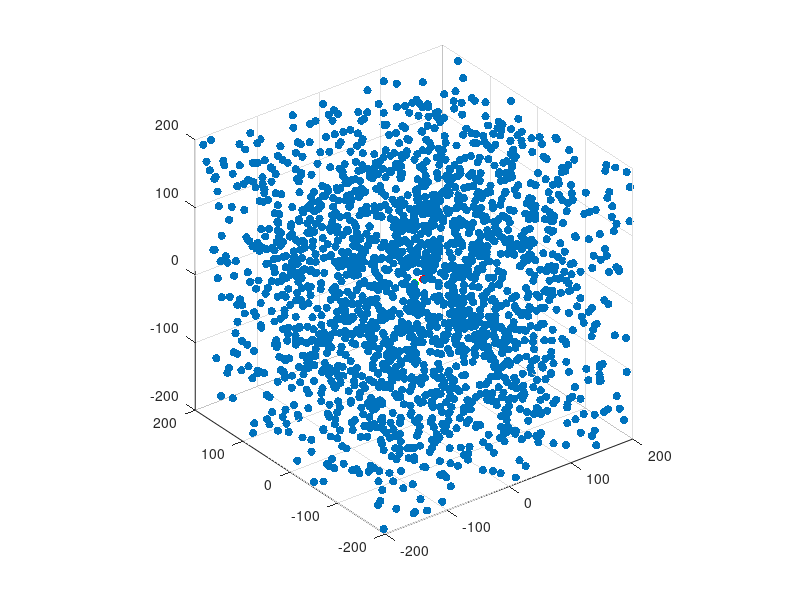

MATLAB code for this plot:
clc;
clear;
close all;

%input
pt_cloud = randi([-200,200],2000,3);
input_pt = [5,5,5];

scatter3(pt_cloud(:,1),pt_cloud(:,2),pt_cloud(:,3),'filled')
daspect([1 1 1]);
closest_pt = norm(input_pt-pt_cloud(1,:));
%brute force
for i = 2:size(pt_cloud)
    if norm(input_pt-pt_cloud(i,:))<norm(input_pt-closest_pt)
        closest_pt = pt_cloud(i,:);
    end
end
hold on;
scatter3(closest_pt(1),closest_pt(2),closest_pt(3),'y','filled')
closest_pt
norm(closest_pt-input_pt)

centroid = mean(pt_cloud);
store_pt_cloud = {[],[],[],[],[],[],[],[]};

for i = 1:size(pt_cloud)
   if pt_cloud(i,1)>=centroid(1,1) && pt_cloud(i,2)>=centroid(1,2) && pt_cloud(i,3)>=centroid(1,3) 
        store_pt_cloud{1,1} = [store_pt_cloud{1,1};pt_cloud(i,:)];
   elseif pt_cloud(i,1)<=centroid(1,1) && pt_cloud(i,2)>=centroid(1,2) && pt_cloud(i,3)>=centroid(1,3) 
        store_pt_cloud{1,2} = [store_pt_cloud{1,2};pt_cloud(i,:)];
   elseif pt_cloud(i,1)>=centroid(1,1) && pt_cloud(i,2)<=centroid(1,2) && pt_cloud(i,3)>=centroid(1,3) 
        store_pt_cloud{1,3} = [store_pt_cloud{1,3};pt_cloud(i,:)];
   elseif pt_cloud(i,1)>=centroid(1,1) && pt_cloud(i,2)>=centroid(1,2) && pt_cloud(i,3)<=centroid(1,3) 
        store_pt_cloud{1,4} = [store_pt_cloud{1,4};pt_cloud(i,:)];
   elseif pt_cloud(i,1)<=centroid(1,1) && pt_cloud(i,2)<=centroid(1,2) && pt_cloud(i,3)>=centroid(1,3) 
        store_pt_cloud{1,5} = [store_pt_cloud{1,5};pt_cloud(i,:)];
   elseif pt_cloud(i,1)<=centroid(1,1) && pt_cloud(i,2)>=centroid(1,2) && pt_cloud(i,3)<=centroid(1,3) 
        store_pt_cloud{1,6} = [store_pt_cloud{1,6};pt_cloud(i,:)];
   elseif pt_cloud(i,1)>=centroid(1,1) && pt_cloud(i,2)<=centroid(1,2) && pt_cloud(i,3)<=centroid(1,3) 
        store_pt_cloud{1,7} = [store_pt_cloud{1,7};pt_cloud(i,:)];
   else 
        store_pt_cloud{1,8} = [store_pt_cloud{1,8};pt_cloud(i,:)];
   end
end

%%region_selection
norm_vals = [norm(input_pt-mean(store_pt_cloud{1,1}));
            norm(input_pt-mean(store_pt_cloud{1,2}));
            norm(input_pt-mean(store_pt_cloud{1,3}));
            norm(input_pt-mean(store_pt_cloud{1,4}));
            norm(input_pt-mean(store_pt_cloud{1,5}));
            norm(input_pt-mean(store_pt_cloud{1,6}));
            norm(input_pt-mean(store_pt_cloud{1,7}));
            norm(input_pt-mean(store_pt_cloud{1,8}))];

min_norm_val = find(norm_vals==min(norm_vals));
closer_region = store_pt_cloud{min_norm_val};

closest_pt = closer_region(1,:);
for i = 2:size(closer_region,1)
    if norm(input_pt-closer_region(i,:))<norm(input_pt-closest_pt)
        closest_pt = closer_region(i,:);
    end
end

hold on;
scatter3(closest_pt(1),closest_pt(2),closest_pt(3),'r','filled')
closest_pt
norm(closest_pt-input_pt)
hold on;
scatter3(input_pt(1),input_pt(2),input_pt(3),'g','filled')